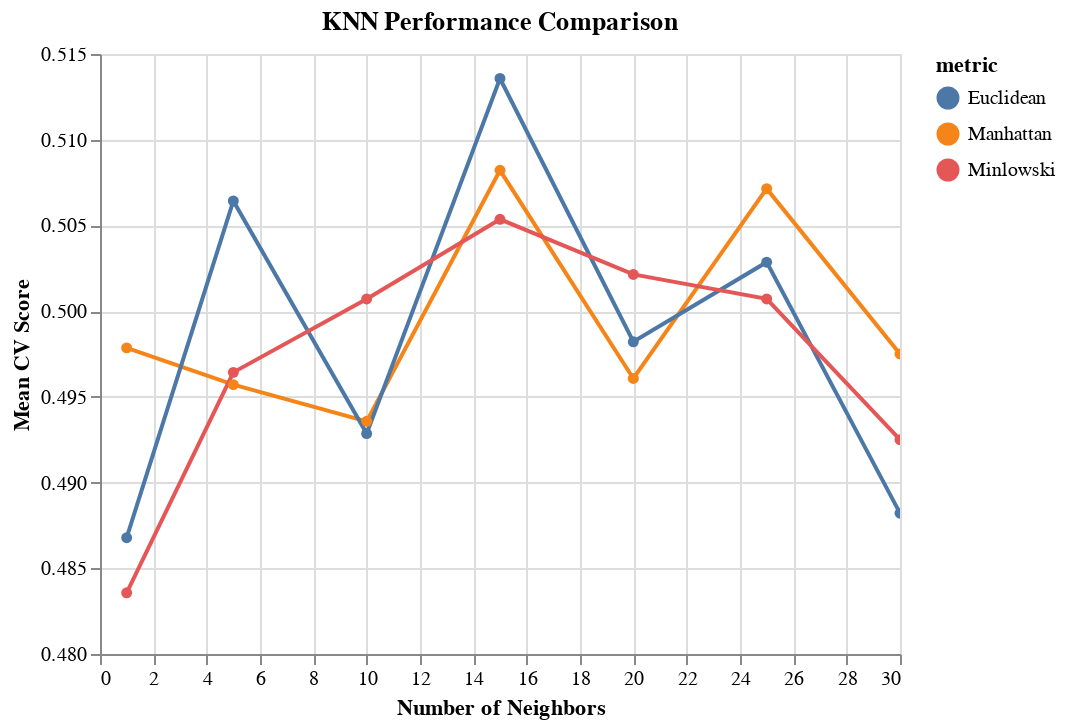

Notebook code cell kept with this figure:
### Code cell
alt.Chart(results_KNN, 
          title='KNN Performance Comparison'
         ).mark_line(point=True).encode(
    alt.X('n_neighbors', title='Number of Neighbors'),
    alt.Y('test_score', title='Mean CV Score', scale=alt.Scale(zero=False)),
    color='metric'
).interactive()

### Figure 1 — Vega-Lite specification as saved in the notebook (floating-point values rounded to 4 significant figures)
{"config": {"view": {"continuousWidth": 400, "continuousHeight": 300}}, "data": {"name": "data-d02346433750923c1d9902fb5c75ab65"}, "mark": {"type": "line", "point": true}, "encoding": {"color": {"field": "metric", "type": "nominal"}, "x": {"field": "n_neighbors", "title": "Number of Neighbors", "type": "quantitative"}, "y": {"field": "test_score", "scale": {"zero": false}, "title": "Mean CV Score", "type": "quantitative"}}, "selection": {"selector001": {"type": "interval", "bind": "scales", "encodings": ["x", "y"]}}, "title": "KNN Performance Comparison", "$schema": "https://vega.github.io/schema/vega-lite/v4.17.0.json", "datasets": {"data-d02346433750923c1d9902fb5c75ab65": [{"n_neighbors": 1, "p": 1, "test_score": 0.4979, "metric": "Manhattan"}, {"n_neighbors": 1, "p": 2, "test_score": 0.4868, "metric": "Euclidean"}, {"n_neighbors": 1, "p": 5, "test_score": 0.4836, "metric": "Minlowski"}, {"n_neighbors": 5, "p": 1, "test_score": 0.4957, "metric": "Manhattan"}, {"n_neighbors": 5, "p": 2, "test_score": 0.5064, "metric": "Euclidean"}, {"n_neighbors": 5, "p": 5, "test_score": 0.4964, "metric": "Minlowski"}, {"n_neighbors": 10, "p": 1, "test_score": 0.4936, "metric": "Manhattan"}, {"n_neighbors": 10, "p": 2, "test_score": 0.4929, "metric": "Euclidean"}, {"n_neighbors": 10, "p": 5, "test_score": 0.5007, "metric": "Minlowski"}, {"n_neighbors": 15, "p": 1, "test_score": 0.5082, "metric": "Manhattan"}, {"n_neighbors": 15, "p": 2, "test_score": 0.5136, "metric": "Euclidean"}, {"n_neighbors": 15, "p": 5, "test_score": 0.5054, "metric": "Minlowski"}, {"n_neighbors": 20, "p": 1, "test_score": 0.4961, "metric": "Manhattan"}, {"n_neighbors": 20, "p": 2, "test_score": 0.4982, "metric": "Euclidean"}, {"n_neighbors": 20, "p": 5, "test_score": 0.5021, "metric": "Minlowski"}, {"n_neighbors": 25, "p": 1, "test_score": 0.5071, "metric": "Manhattan"}, {"n_neighbors": 25, "p": 2, "test_score": 0.5029, "metric": "Euclidean"}, {"n_neighbors": 25, "p": 5, "test_score": 0.5007, "metric": "Minlowski"}, {"n_neighbors": 30, "p": 1, "test_score": 0.4975, "metric": "Manhattan"}, {"n_neighbors": 30, "p": 2, "test_score": 0.4882, "metric": "Euclidean"}, {"n_neighbors": 30, "p": 5, "test_score": 0.4925, "metric": "Minlowski"}]}}
